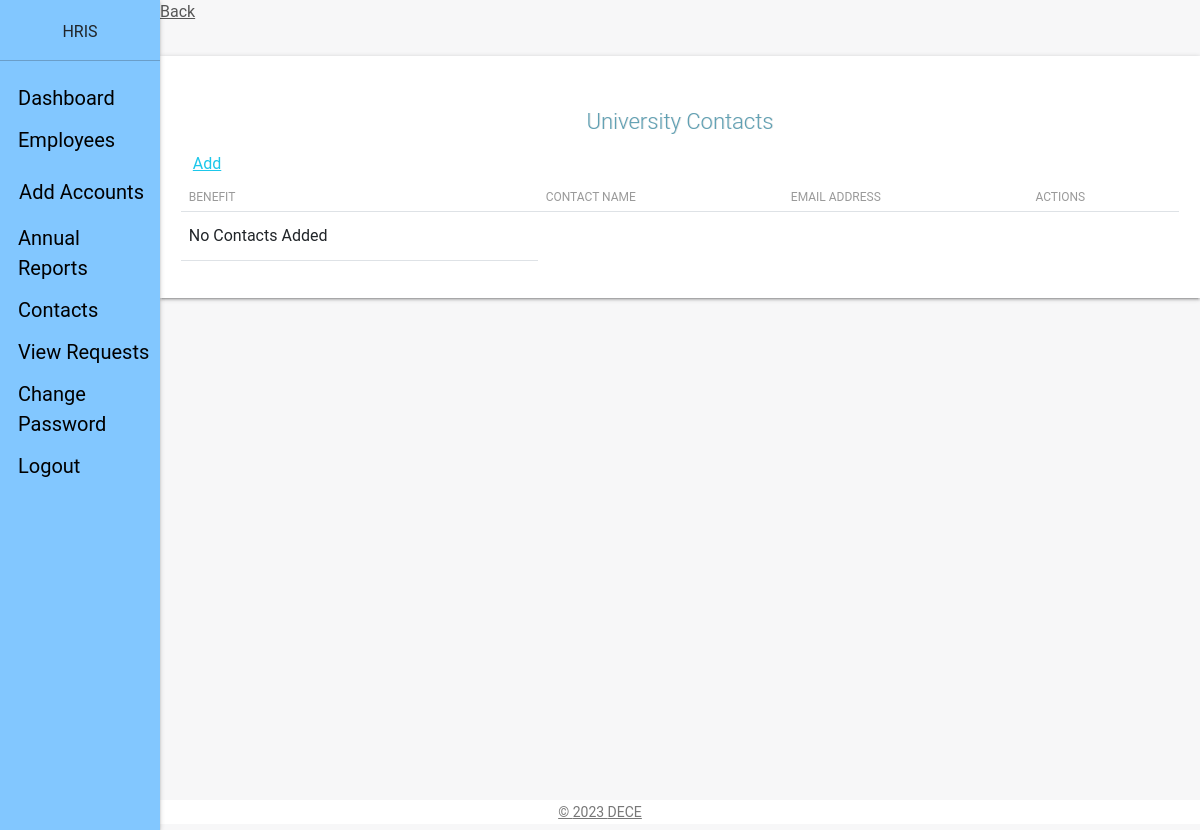
The page /admin_view/contacts/ (signed in) on the database as committed earlier.
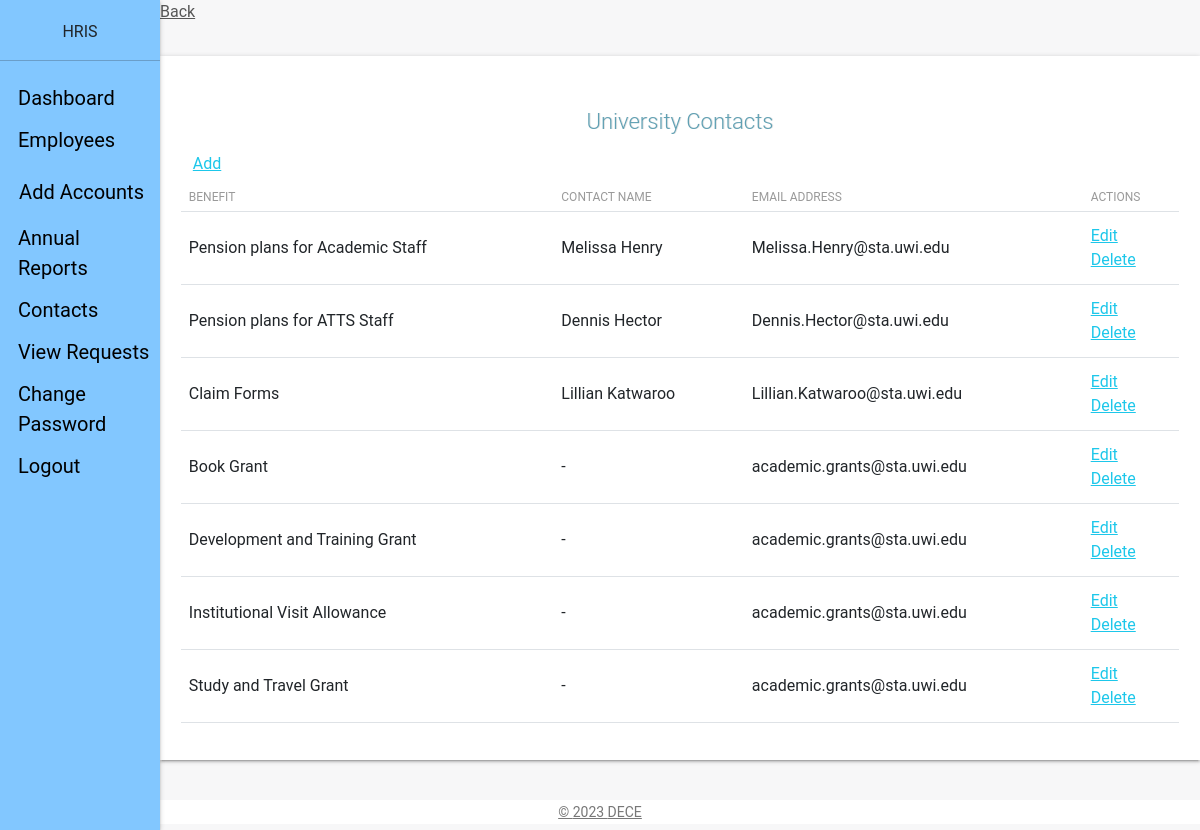
The same page on the database as committed later.
### staff_app/models.py (models this page shows, shortened)
class Contacts(models.Model):
    name = models.CharField(
        _('Name'), max_length=125, null=True, blank=True)
    email = models.EmailField(
        _('Email'), max_length=255, default=None, blank=True, null=True)
    information = models.CharField(_('Information'), max_length=255, default='',
                                   null=True, blank=True)
    created = models.DateTimeField(verbose_name=_(
        'Created'), auto_now_add=True, null=True)
    updated = models.DateTimeField(
        verbose_name=_('Updated'), auto_now=True, null=True)
    class Meta:
        verbose_name = _('Contact')
        verbose_name_plural = _('Contacts')
        ordering = ['-created']

### admin_app/views.py (the view)
# urls.py: path('contacts/', views.contacts_view, name="contacts"),
def contacts_view(request):
    if not (request.user.is_authenticated and request.user.is_superuser):
        return redirect('hris:home')
    contacts = Contacts.objects.all()
    context = {
        "object": contacts
    }
    return render(request, "admin/admin_contacts.html", context)

### templates/admin/admin_contacts.html (shortened to what this page needs)
{% extends 'base.html' %}
{% load static %}
{% load humanize %}
{% block content %}
<link type="text/CSS" href="{% static 'css/light-bootstrap-dashboard.css' %}" rel="stylesheet"/>
<section class="row">
    <section class="col col-lg-12">
        <span><a href="{{request.META.HTTP_REFERER|escape}}" style="color:#565656;">Back</a></span>
    </section>
</section>
    <div class="table-responsive table-shadow">
        <div class="text-center table-description">
            <h4 class="title-h3" style="color: #60a0b3 !important;
            text-shadow: 1px 0px rgba(0,0,0,0.11)"> University Contacts</h4>
        </div>
        <div class="container-fluid">
            <div class="row">
                 <div class="download-print-action">
                    <a href="{% url 'admin_app:contact-add' %}">Add</a>
                </div>
            </div>
        </div>
        <table class="table">
            <thead>
                <tr>
                  <th scope="col">Benefit</th>
                  <th scope="col">Contact Name</th>
                  <th scope="col">Email Address</th>
                  <th scope="col">Actions</th>
                </tr>
            </thead>
            <tbody>
                {% if not object %}
                    <tr>
                    <td>No Contacts Added</td>
                    </tr>
                {% else %}
                    {% for obj in object %}
                    <tr>
                        <td>{{obj.information}}</td>
                        {% if obj.name %}
                            <td>{{obj.name}}</td>
                        {% else %}
                            <td> - </td>
                        {% endif %}
                        <td>{{obj.email}}</td>
                        <td><a href="{% url 'admin_app:contact-edit' obj.id %}">Edit</a><br>
                            <a href="{% url 'admin_app:contact-delete' obj.id %}">Delete</a>
                        </td>
                    </tr>
                    {% endfor %}
                {% endif %}
            </tbody>
        </table>
    </div>
{% endblock content %}

### templates/base.html (shortened to what this page needs)
{% load static %}
{% load humanize %}
<!DOCTYPE html>
<html lang="en">
<head>
    <link rel="stylesheet" type="text/CSS" href="{% static "css/bootstrap.min.css" %}">
</head>
<body>
    <div class="sidenav">
        <section class="text-center">
            <p>HRIS</p>
            <hr>
        </section>
        {% if user.is_superuser%}
            <a href="{% url 'admin_app:admin-home' %}">Dashboard</a>
            <a href="{% url 'admin_app:employees' %} ">Employees</a>
            <div class="dropdown" style="float:right;">
                <button class="dropbtn">Add Accounts</button>
            </div>
            <a href="{% url 'admin_app:annualreports' %}">Annual Reports</a>
            <a href="{% url 'admin_app:contacts' %}">Contacts</a>
            <a href="{% url 'admin_app:requests' %}">View Requests</a>
            <a href="{% url 'hris:password_change' %}">Change Password</a>
            <a href="{% url 'hris:logout' %}">Logout</a>
        {% endif %}
    </div>
    <div class="main">
        {% block content %}
        {% endblock %}
    </div>
    <footer class="footer">
        <div class="container-fluid">
            <a class="copyright pull-right">
                &copy; <script>document.write(new Date().getFullYear())</script> DECE
            </a>
        </div>
    </footer>
</body>
</html>

Rows that differ between the two databases and show on the page:
added Contacts: information "Pension plans for Academic Staff", name "Melissa Henry", email "Melissa.Henry@sta.uwi.edu"
added Contacts: information "Pension plans for ATTS Staff", name "Dennis Hector", email "Dennis.Hector@sta.uwi.edu"
added Contacts: information "Claim Forms", name "Lillian Katwaroo", email "Lillian.Katwaroo@sta.uwi.edu"
added Contacts: information "Book Grant", email "academic.grants@sta.uwi.edu"
added Contacts: information "Development and Training Grant", email "academic.grants@sta.uwi.edu"
added Contacts: information "Institutional Visit Allowance", email "academic.grants@sta.uwi.edu"
added Contacts: information "Study and Travel Grant", email "academic.grants@sta.uwi.edu"
Other text that changed with them:
text no longer shown: "No Contacts Added"
